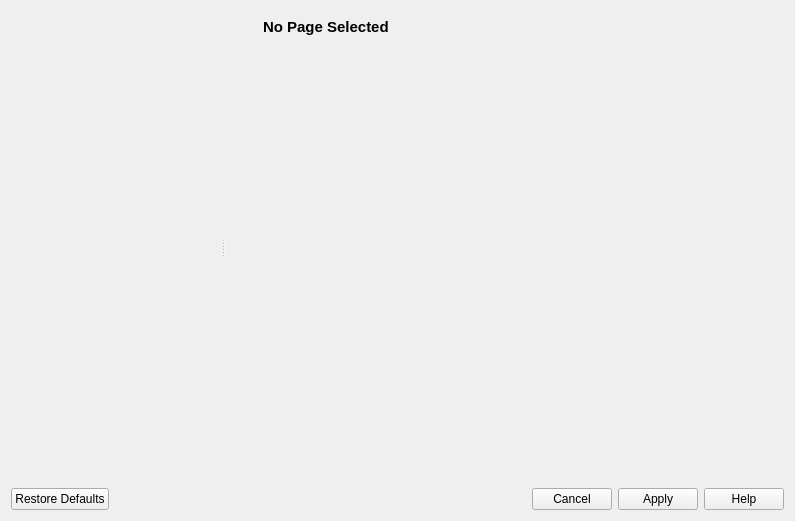
<?xml version="1.0" encoding="UTF-8"?>
<ui version="4.0">
 <class>ConfigurationWidget</class>
 <widget class="QWidget" name="ConfigurationWidget">
  <property name="geometry">
   <rect>
    <x>0</x>
    <y>0</y>
    <width>795</width>
    <height>521</height>
   </rect>
  </property>
  <property name="windowTitle">
   <string>Settings</string>
  </property>
  <layout class="QVBoxLayout" name="verticalLayout">
   <item>
    <widget class="QSplitter" name="splitter">
     <property name="orientation">
      <enum>Qt::Horizontal</enum>
     </property>
     <widget class="QWidget" name="configPagesWidgetHolder" native="true">
      <property name="minimumSize">
       <size>
        <width>210</width>
        <height>0</height>
       </size>
      </property>
      <property name="maximumSize">
       <size>
        <width>210</width>
        <height>16777215</height>
       </size>
      </property>
     </widget>
     <widget class="QWidget" name="layoutWidget">
      <layout class="QGridLayout" name="gridLayout">
       <item row="0" column="0">
        <widget class="QLabel" name="lblPageIcon">
         <property name="minimumSize">
          <size>
           <width>32</width>
           <height>32</height>
          </size>
         </property>
         <property name="maximumSize">
          <size>
           <width>32</width>
           <height>32</height>
          </size>
         </property>
         <property name="text">
          <string/>
         </property>
        </widget>
       </item>
       <item row="0" column="1">
        <widget class="QLabel" name="lblPageHeader">
         <property name="maximumSize">
          <size>
           <width>16777215</width>
           <height>20</height>
          </size>
         </property>
         <property name="font">
          <font>
           <pointsize>11</pointsize>
           <weight>75</weight>
           <bold>true</bold>
          </font>
         </property>
         <property name="text">
          <string>No Page Selected</string>
         </property>
         <property name="alignment">
          <set>Qt::AlignLeading|Qt::AlignLeft|Qt::AlignVCenter</set>
         </property>
        </widget>
       </item>
       <item row="0" column="2">
        <spacer name="horizontalSpacer_2">
         <property name="orientation">
          <enum>Qt::Horizontal</enum>
         </property>
         <property name="sizeHint" stdset="0">
          <size>
           <width>383</width>
           <height>20</height>
          </size>
         </property>
        </spacer>
       </item>
       <item row="1" column="0" colspan="3">
        <widget class="QFrame" name="configWidget">
         <property name="sizePolicy">
          <sizepolicy hsizetype="Expanding" vsizetype="Expanding">
           <horstretch>0</horstretch>
           <verstretch>0</verstretch>
          </sizepolicy>
         </property>
         <property name="maximumSize">
          <size>
           <width>16777215</width>
           <height>16777215</height>
          </size>
         </property>
         <property name="frameShape">
          <enum>QFrame::NoFrame</enum>
         </property>
         <property name="frameShadow">
          <enum>QFrame::Raised</enum>
         </property>
        </widget>
       </item>
      </layout>
     </widget>
    </widget>
   </item>
   <item>
    <widget class="QDialogButtonBox" name="buttonBox">
     <property name="standardButtons">
      <set>QDialogButtonBox::Apply|QDialogButtonBox::Cancel|QDialogButtonBox::Help|QDialogButtonBox::RestoreDefaults</set>
     </property>
    </widget>
   </item>
  </layout>
 </widget>
 <resources/>
 <connections/>
</ui>
